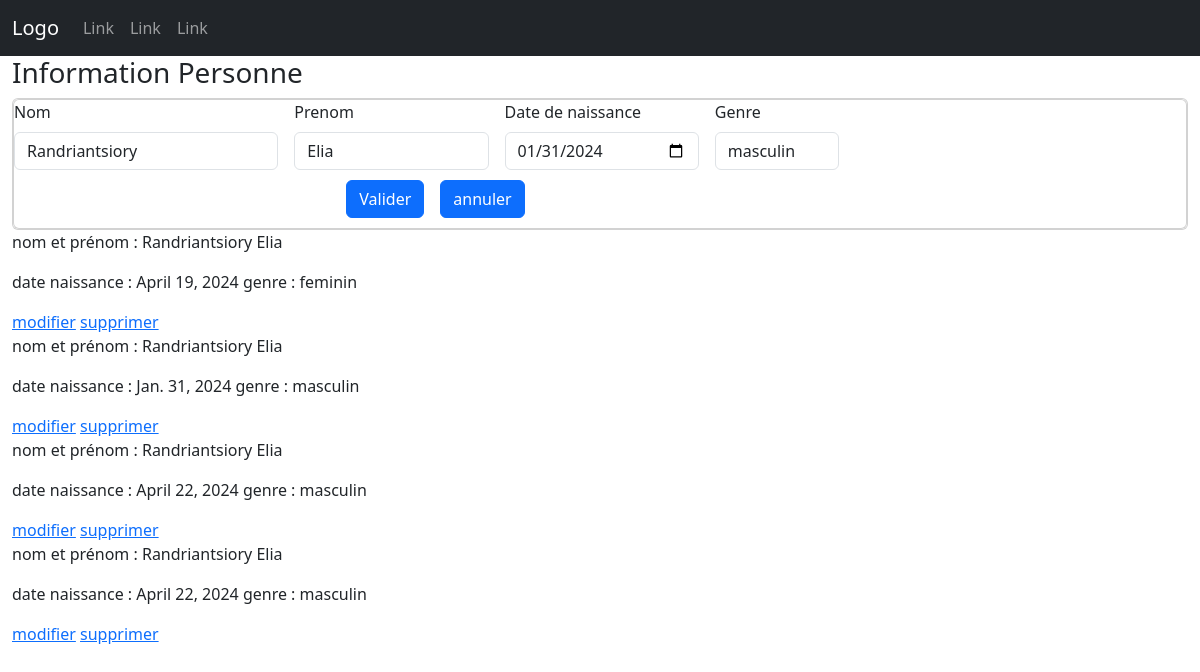
/modifier/10, run on the app's committed database.
### Personne/models.py (models this page shows)
class Personne(models.Model):
    OPTIONS = (
        ('masculin', 'masculin'),
        ('feminin', 'feminin'),
    )
    id_personne = models.AutoField(primary_key=True,auto_created=True)
    nom = models.CharField(max_length=100)
    prenom = models.CharField(max_length=100)
    date_naissance = models.DateField(blank=True, null=True)
    genre = models.CharField(max_length=20, choices=OPTIONS)

### Personne/views.py (the view)
# urls.py: path('modifier/<int:id>', personnes_modifier, name="personneModifier"),
def personnes_modifier(request, id):
    personne = Personne.objects.filter(id_personne=id).first()
    context = {
        "title": "personnes",
        "idUtilisateur": personne.id_personne,
        "personne_form": PersonneForm(initial={'nom': personne.nom, 'prenom': personne.prenom,'date_naissance':personne.date_naissance,'genre':personne.genre}),
        "date_naissance":str(personne.date_naissance),
        "personnes": Personne.objects.all()
    }
    return render(request, "inscriptionUtilisateur.html", context)

### Personne/forms.py
class PersonneForm(forms.ModelForm):
    class Meta:
        model = Personne
        fields = ("nom", "prenom", "date_naissance", "genre")

### Personne/templates/inscriptionUtilisateur.html (shortened to what this page needs)
{% load static %} {% load widget_tweaks %}
<!DOCTYPE html>
<html lang="en">
  <head>
    <link
      rel="stylesheet"
      href="{% static 'assets/bootstrap-5.3.2-dist/css/bootstrap.css' %}"
    />
    <link rel="stylesheet" href="{% static 'assets/css/styleHome.css' %}" />
  </head>
  <body>
    <nav class="navbar navbar-expand-sm bg-dark navbar-dark">
      <div class="container-fluid">
        <a class="navbar-brand" href="#">Logo</a>
        <div class="collapse navbar-collapse" id="collapsibleNavbar">
          <ul class="navbar-nav">
            <li class="nav-item">
              <a class="nav-link" href="#">Link</a>
            </li>
            <li class="nav-item">
              <a class="nav-link" href="#">Link</a>
            </li>
            <li class="nav-item">
              <a class="nav-link" href="#">Link</a>
            </li>
          </ul>
        </div>
      </div>
    </nav>
    <div class="container-fluid">
      <section id="sectioninscription">
        <h3 id="inscription">Information Personne</h3>
        <div class="card">
          <div class="card">
            <div class="d-flex align-items-center">
              <form action="/personne/ajout" method="post">
                <div class="form_Inscription">
                  <div class="personne row g-3">
                    <div class="col-4">
                      <label for="inputNom" class="form-label">Nom</label>
                      {% render_field personne_form.nom class="form-control" %}
                    </div>
                    <div class="col-3">
                      <label for="input" class="form-label">Prenom</label>
                      {% render_field personne_form.prenom class="form-control" %}
                    </div>
                    <div class="col-3">
                      <label for="input" class="form-label"
                        >Date de naissance</label
                      >
                      <input
                        type="date"
                        name="dateinput"
                        class="form-control"
                        value="{{date_naissance}}"
                      />
                    </div>
                    <div class="col-2">
                      <label for="input" class="form-label">Genre</label>
                      {% render_field personne_form.genre class="form-control" %}
                    </div>
                  </div>
                </div>
                <div class="btn-submit">
                  <div class="d-flex justify-content-center">
                    <button
                      type="submit"
                      class="btn btn-primary mx-2"
                      style="margin: 10px"
                    >
                      Valider
                    </button>
                    <a
                      href="/"
                      class="btn btn-primary mx-2"
                      style="margin: 10px"
                      >annuler</a
                    >
                  </div>
                </div>
              </form>
            </div>
          </div>
        </div>
      </section>
      <section id="listPersonne">
        {% for p in personnes %}
        <div>
          <p>nom et prénom : {{p.nom}} {{p.prenom}}</p>
          <p>date naissance : {{p.date_naissance}} genre : {{p.genre}}</p>
          <a href="modifier/{{p.id_personne}}">modifier</a>
          <a href="supprimer/{{p.id_personne}}">supprimer</a>
        </div>
        {% endfor %}
      </section>
    </div>
  </body>
</html>

### static/assets/css/stylehome.css (style rules this page uses)
#sectioninscription > div > div > div > form > div.form_Inscription { display: flex; flex-direction: column; }
#sectioninscription > div > div > div > form { display: flex; flex-direction: column; }
#sectioninscription > div > div > div > form > div.form_Inscription > div.personne.row.g-3 { margin-right: 10px; }

### data on the page
Personne: nom "Randriantsiory", prenom "Elia", genre "masculin", date_naissance "Jan. 31, 2024"
Personne: nom "Randriantsiory", prenom "Elia", date_naissance "April 19, 2024", genre "feminin"
Personne: nom "Randriantsiory", prenom "Elia", date_naissance "April 22, 2024", genre "masculin"
Personne: nom "Randriantsiory", prenom "Elia", date_naissance "April 22, 2024", genre "masculin"
